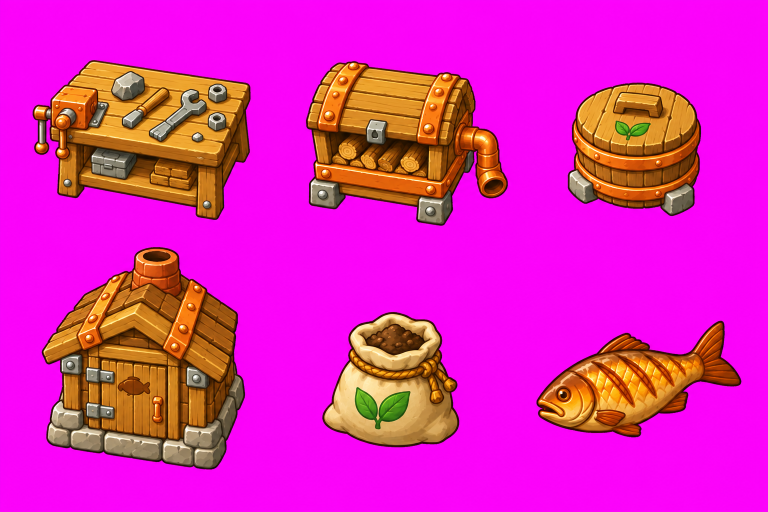
#> input picture art/camp-expansion-v2/revised/generated.png, 1536 x 1024 px, found by its file name (shown at 1/2 size)
$ python package_body_ui.py
#> lines starting #> are read from the running program, lines starting #| are printed output that depends on the picture; after the words box and inside, x2 and y2 are one past the last pixel; in counts of white or black regions, pixels touching at a corner belong together
from pathlib import Path
from PIL import Image
import numpy as np,json,hashlib
R=Path(__file__).resolve().parents[1];src=R/'art/body-v1/candidate-01/generated.png'
im=Image.open(src).convert('RGBA');a=np.array(im);c=a[:,:,:3].astype(float)
mask=(c[:,:,0]>140)&(c[:,:,2]>100)&(c[:,:,0]>c[:,:,1]*1.4)&(c[:,:,2]>c[:,:,1]*1.4)
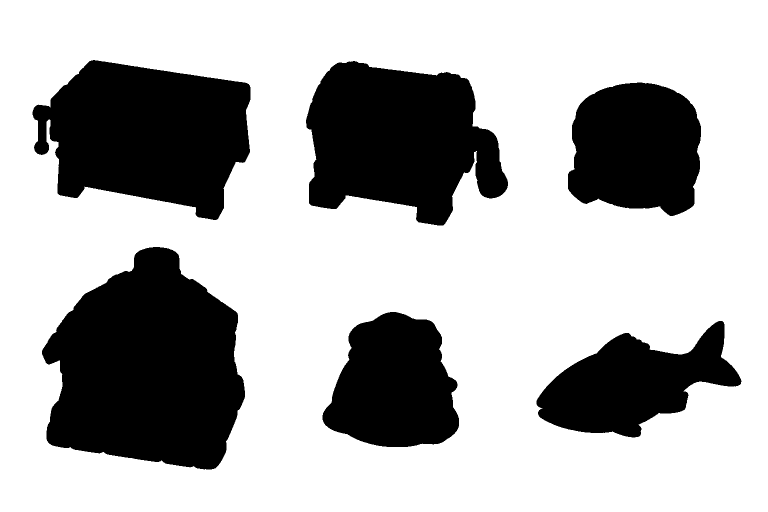
#> mask: shape (1024, 1536) bool (shown at 1/2 size); 69.3% white; 6 black regions, box (x1, y1, x2, y2) and area: (84, 494, 490, 939) 129716, (65, 120, 501, 440) 98152, (612, 122, 1016, 451) 92905, (1136, 165, 1402, 432) 57950, (645, 624, 918, 894) 54325, (1073, 642, 1483, 875) 50526
a[mask,3]=0
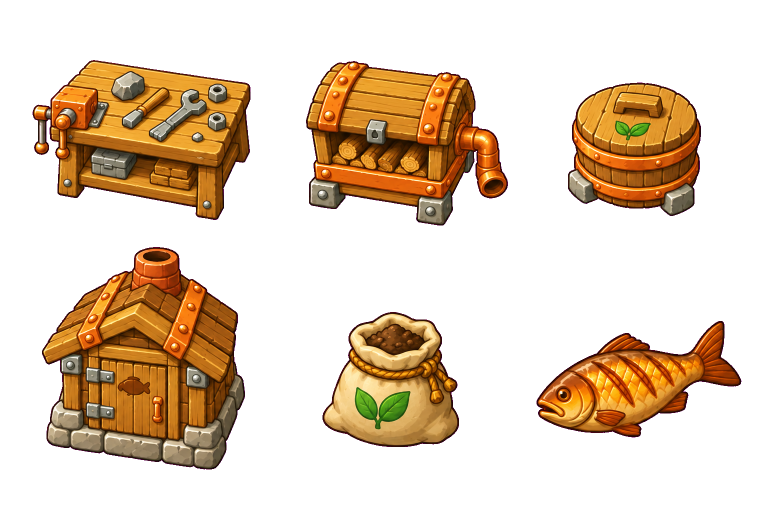
#> a: shape (1024, 1536, 4) (shown at 1/2 size); mean R, G, B, A 225.1, 34.8, 184.7, 78.4; transparent parts drawn white
out=R/'assets/ui/body_v1';out.mkdir(parents=True,exist_ok=True)
records=[]
for i,name in enumerate(['health','hunger','stamina']):
 cell=Image.fromarray(a[:,round(i*im.width/3):round((i+1)*im.width/3)])
 box=cell.getbbox();assert box and box[0]>0 and box[1]>0 and box[2]<cell.width and box[3]<cell.height
 cut=cell.crop(box);cut.thumbnail((88,88),Image.Resampling.LANCZOS)
 canvas=Image.new('RGBA',(96,96));canvas.alpha_composite(cut,((96-cut.width)//2,(96-cut.height)//2))
 path=out/(name+'.png');canvas.save(path)
 records.append({'file':str(path.relative_to(R)),'bbox':box,'sha256':hashlib.sha256(path.read_bytes()).hexdigest(),'edge_alpha_clear':True})
#> this loop made 3 passes
#> box on passes 1 to 3: (65, 120, 501, 939), (100, 122, 504, 894), (49, 165, 459, 875)
#> pass 1, `cell=Image.fromarray(a[:,round(i*im.width/3):round((i+1)*im.width/3)])`:
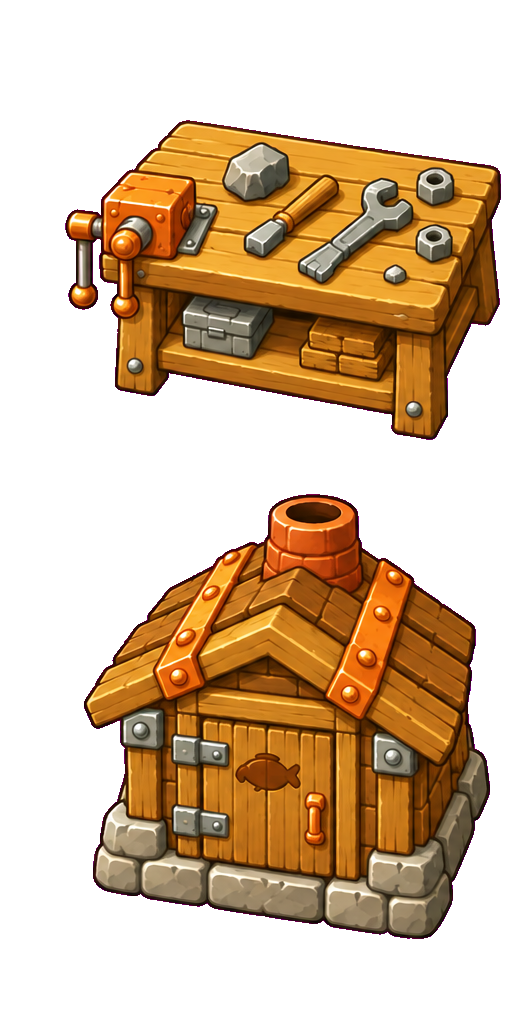
#> cell: PIL image 512x1024 RGBA; mean R, G, B, A 211.9, 47, 158.6, 110.8; transparent parts drawn white
#> pass 1, `cut = cell.crop(box)`:
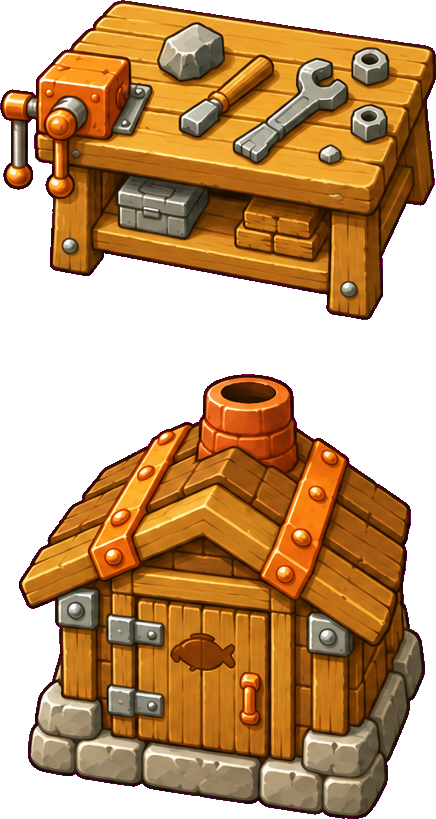
#> cut: PIL image 436x819 RGBA; mean R, G, B, A 193.8, 67.7, 115.9, 162.7; transparent parts drawn white
#> pass 1, `path = out / (name + '.png')`:
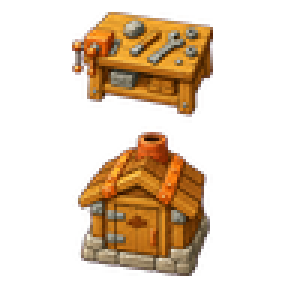
#> saved as health.png: PIL image 96x96 RGBA (shown 3 times larger); mean R, G, B, A 50.3, 32.2, 12.9, 73; transparent parts drawn white
#> after the loop:
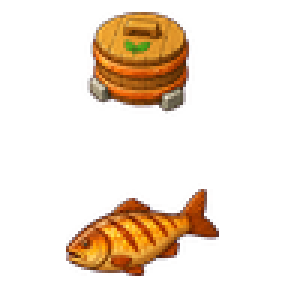
#> canvas: PIL image 96x96 RGBA (shown 3 times larger); mean R, G, B, A 34.5, 19.6, 6, 46.3; transparent parts drawn white
#> after the loop:
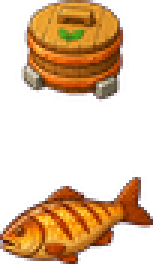
#> cut: PIL image 51x88 RGBA (shown 3 times larger); mean R, G, B, A 70.8, 40.3, 12.3, 95; transparent parts drawn white
#> after the loop, records = 3 items
(out/'provenance.json').write_text(json.dumps({'route':'local:codex-cli','art_source':'host_image','model':'codex-image_gen (underlying model undisclosed)','source':str(src.relative_to(R)),'prompt':'art/body-v1/prompt.txt','receipt':'art/body-v1/candidate-01/job.json','status':'integrated_per_task_visual_review_pending','source_size':im.size,'warnings':['WARN source_size_mismatch: value=2172x724, requested=1536x1024; file=art/body-v1/candidate-01/generated.png'],'processing':'Equal ownership thirds, full silhouette chroma key, aspect-preserving downscale with alpha safety edge. No code painting.','files':records},ensure_ascii=False,indent=2),encoding='utf-8')

$ run again, with art/camp-expansion-v2/revised/packed.png copied over art/camp-expansion-v2/revised/generated.png
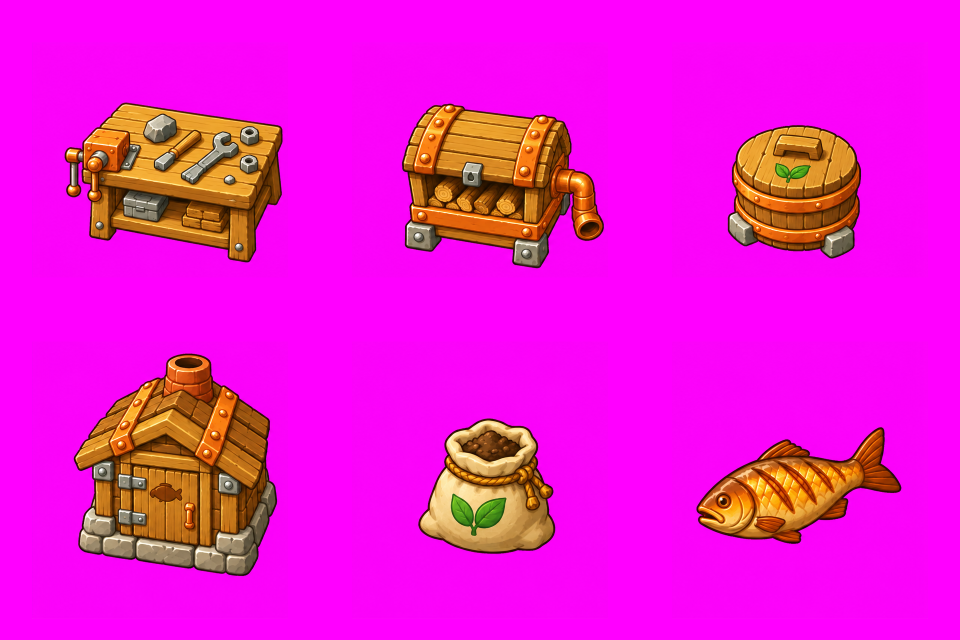
#> input picture art/camp-expansion-v2/revised/packed.png, 1920 x 1280 px, found by its file name (shown at 1/2 size)
#> `mask=(c[:,:,0]>140)&(c[:,:,2]>100)&(c[:,:,0]>c[:,:,1]*1.4)&(c[:,:,2]>c..`:
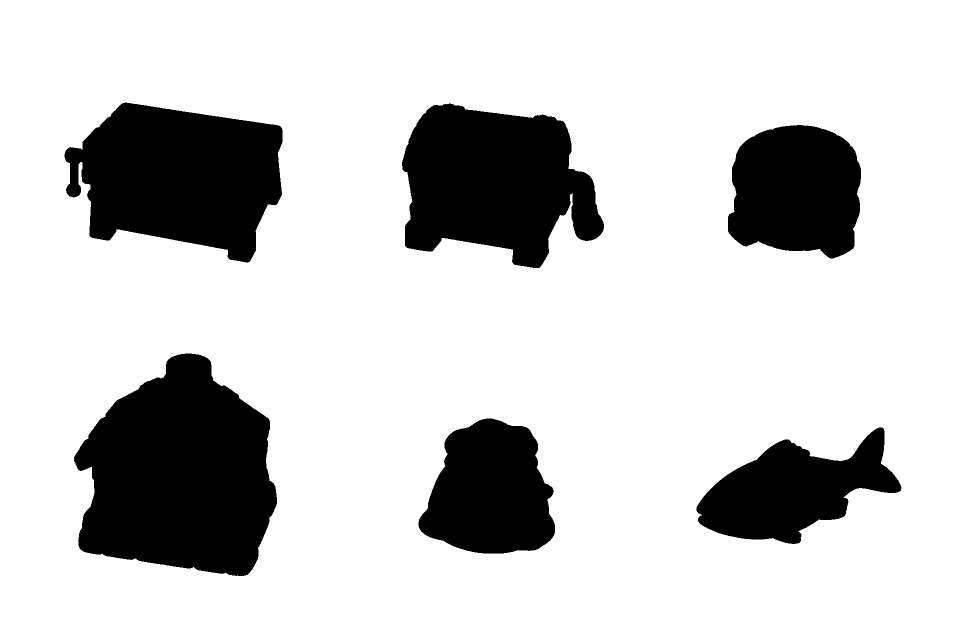
#> mask: shape (1280, 1920) bool (shown at 1/2 size); 80.3% white; 6 black regions, box (x1, y1, x2, y2) and area: (148, 707, 554, 1152) 129716, (129, 205, 565, 525) 98152, (804, 207, 1208, 536) 92905, (1456, 250, 1722, 517) 57950, (837, 837, 1110, 1107) 54325, (1393, 855, 1803, 1088) 50526
#> the loop `for i,name in enumerate(['health','hunger','stamina']):` made 3 passes
#> box on passes 1 to 3: (129, 205, 565, 1152), (164, 207, 568, 1107), (113, 250, 523, 1088)
#> after the loop `for i,name in enumerate(['health','hunger','stamina']):`:
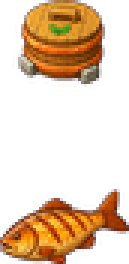
#> cut: PIL image 43x88 RGBA (shown 3 times larger); mean R, G, B, A 61.9, 35.5, 10.7, 80.5; transparent parts drawn white
#> after the loop `for i,name in enumerate(['health','hunger','stamina']):`: records = 3 items
